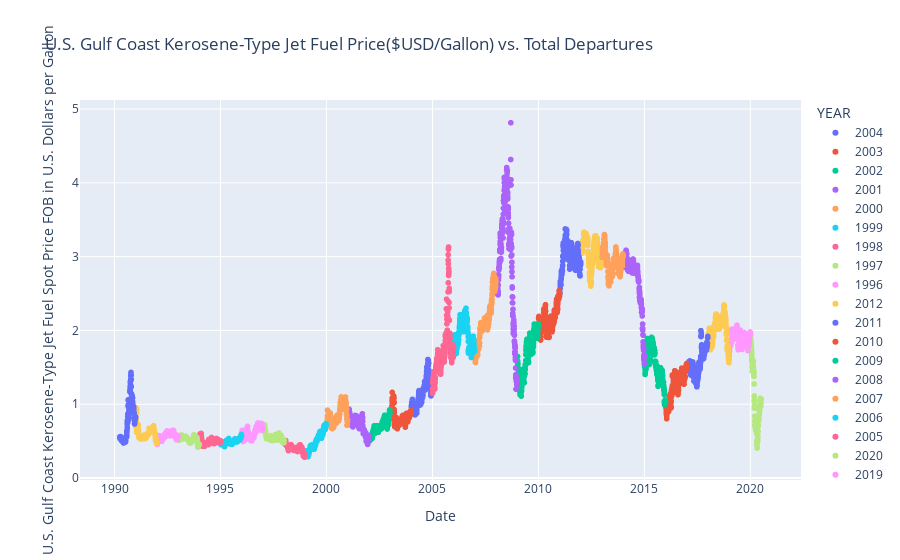

Notebook code for this chart:
### Code cell
# FUEL PRICES BY YEAR
fig3 = px.scatter(df_time, x='Date',
                 y='U.S. Gulf Coast Kerosene-Type Jet Fuel Spot Price FOB in U.S. Dollars per Gallon', title='U.S. Gulf Coast Kerosene-Type Jet Fuel Price($USD/Gallon) vs. Total Departures',
                color='YEAR')

fig3.show()

### Figure 1 — Plotly figure (JSON) as saved in the notebook; plotly's stock layout.template omitted (floating-point values rounded to 4 significant figures; data arrays with more than 128 entries replaced by an {"elided": "..."} marker saying what was removed)
{"data": [{"hovertemplate": "YEAR=2004<br>Date=%{x}<br>U.S. Gulf Coast Kerosene-Type Jet Fuel Spot Price FOB in U.S. Dollars per Gallon=%{y}<extra></extra>", "legendgroup": "2004", "marker": {"color": "#636efa", "symbol": "circle"}, "mode": "markers", "name": "2004", "showlegend": true, "type": "scattergl", "x": {"elided": "249 str values"}, "xaxis": "x", "y": {"elided": "249 float values"}, "yaxis": "y"}, {"hovertemplate": "YEAR=2003<br>Date=%{x}<br>U.S. Gulf Coast Kerosene-Type Jet Fuel Spot Price FOB in U.S. Dollars per Gallon=%{y}<extra></extra>", "legendgroup": "2003", "marker": {"color": "#EF553B", "symbol": "circle"}, "mode": "markers", "name": "2003", "showlegend": true, "type": "scattergl", "x": {"elided": "250 str values"}, "xaxis": "x", "y": {"elided": "250 float values"}, "yaxis": "y"}, {"hovertemplate": "YEAR=2002<br>Date=%{x}<br>U.S. Gulf Coast Kerosene-Type Jet Fuel Spot Price FOB in U.S. Dollars per Gallon=%{y}<extra></extra>", "legendgroup": "2002", "marker": {"color": "#00cc96", "symbol": "circle"}, "mode": "markers", "name": "2002", "showlegend": true, "type": "scattergl", "x": {"elided": "250 str values"}, "xaxis": "x", "y": {"elided": "250 float values"}, "yaxis": "y"}, {"hovertemplate": "YEAR=2001<br>Date=%{x}<br>U.S. Gulf Coast Kerosene-Type Jet Fuel Spot Price FOB in U.S. Dollars per Gallon=%{y}<extra></extra>", "legendgroup": "2001", "marker": {"color": "#ab63fa", "symbol": "circle"}, "mode": "markers", "name": "2001", "showlegend": true, "type": "scattergl", "x": {"elided": "250 str values"}, "xaxis": "x", "y": {"elided": "250 float values"}, "yaxis": "y"}, {"hovertemplate": "YEAR=2000<br>Date=%{x}<br>U.S. Gulf Coast Kerosene-Type Jet Fuel Spot Price FOB in U.S. Dollars per Gallon=%{y}<extra></extra>", "legendgroup": "2000", "marker": {"color": "#FFA15A", "symbol": "circle"}, "mode": "markers", "name": "2000", "showlegend": true, "type": "scattergl", "x": {"elided": "250 str values"}, "xaxis": "x", "y": {"elided": "250 float values"}, "yaxis": "y"}, {"hovertemplate": "YEAR=1999<br>Date=%{x}<br>U.S. Gulf Coast Kerosene-Type Jet Fuel Spot Price FOB in U.S. Dollars per Gallon=%{y}<extra></extra>", "legendgroup": "1999", "marker": {"color": "#19d3f3", "symbol": "circle"}, "mode": "markers", "name": "1999", "showlegend": true, "type": "scattergl", "x": {"elided": "249 str values"}, "xaxis": "x", "y": {"elided": "249 float values"}, "yaxis": "y"}, {"hovertemplate": "YEAR=1998<br>Date=%{x}<br>U.S. Gulf Coast Kerosene-Type Jet Fuel Spot Price FOB in U.S. Dollars per Gallon=%{y}<extra></extra>", "legendgroup": "1998", "marker": {"color": "#FF6692", "symbol": "circle"}, "mode": "markers", "name": "1998", "showlegend": true, "type": "scattergl", "x": {"elided": "251 str values"}, "xaxis": "x", "y": {"elided": "251 float values"}, "yaxis": "y"}, {"hovertemplate": "YEAR=1997<br>Date=%{x}<br>U.S. Gulf Coast Kerosene-Type Jet Fuel Spot Price FOB in U.S. Dollars per Gallon=%{y}<extra></extra>", "legendgroup": "1997", "marker": {"color": "#B6E880", "symbol": "circle"}, "mode": "markers", "name": "1997", "showlegend": true, "type": "scattergl", "x": {"elided": "252 str values"}, "xaxis": "x", "y": {"elided": "252 float values"}, "yaxis": "y"}, {"hovertemplate": "YEAR=1996<br>Date=%{x}<br>U.S. Gulf Coast Kerosene-Type Jet Fuel Spot Price FOB in U.S. Dollars per Gallon=%{y}<extra></extra>", "legendgroup": "1996", "marker": {"color": "#FF97FF", "symbol": "circle"}, "mode": "markers", "name": "1996", "showlegend": true, "type": "scattergl", "x": {"elided": "254 str values"}, "xaxis": "x", "y": {"elided": "254 float values"}, "yaxis": "y"}, {"hovertemplate": "YEAR=2012<br>Date=%{x}<br>U.S. Gulf Coast Kerosene-Type Jet Fuel Spot Price FOB in U.S. Dollars per Gallon=%{y}<extra></extra>", "legendgroup": "2012", "marker": {"color": "#FECB52", "symbol": "circle"}, "mode": "markers", "name": "2012", "showlegend": true, "type": "scattergl", "x": {"elided": "252 str values"}, "xaxis": "x", "y": {"elided": "252 float values"}, "yaxis": "y"}, {"hovertemplate": "YEAR=2011<br>Date=%{x}<br>U.S. Gulf Coast Kerosene-Type Jet Fuel Spot Price FOB in U.S. Dollars per Gallon=%{y}<extra></extra>", "legendgroup": "2011", "marker": {"color": "#636efa", "symbol": "circle"}, "mode": "markers", "name": "2011", "showlegend": true, "type": "scattergl", "x": {"elided": "252 str values"}, "xaxis": "x", "y": {"elided": "252 float values"}, "yaxis": "y"}, {"hovertemplate": "YEAR=2010<br>Date=%{x}<br>U.S. Gulf Coast Kerosene-Type Jet Fuel Spot Price FOB in U.S. Dollars per Gallon=%{y}<extra></extra>", "legendgroup": "2010", "marker": {"color": "#EF553B", "symbol": "circle"}, "mode": "markers", "name": "2010", "showlegend": true, "type": "scattergl", "x": {"elided": "251 str values"}, "xaxis": "x", "y": {"elided": "251 float values"}, "yaxis": "y"}, {"hovertemplate": "YEAR=2009<br>Date=%{x}<br>U.S. Gulf Coast Kerosene-Type Jet Fuel Spot Price FOB in U.S. Dollars per Gallon=%{y}<extra></extra>", "legendgroup": "2009", "marker": {"color": "#00cc96", "symbol": "circle"}, "mode": "markers", "name": "2009", "showlegend": true, "type": "scattergl", "x": {"elided": "252 str values"}, "xaxis": "x", "y": {"elided": "252 float values"}, "yaxis": "y"}, {"hovertemplate": "YEAR=2008<br>Date=%{x}<br>U.S. Gulf Coast Kerosene-Type Jet Fuel Spot Price FOB in U.S. Dollars per Gallon=%{y}<extra></extra>", "legendgroup": "2008", "marker": {"color": "#ab63fa", "symbol": "circle"}, "mode": "markers", "name": "2008", "showlegend": true, "type": "scattergl", "x": {"elided": "253 str values"}, "xaxis": "x", "y": {"elided": "253 float values"}, "yaxis": "y"}, {"hovertemplate": "YEAR=2007<br>Date=%{x}<br>U.S. Gulf Coast Kerosene-Type Jet Fuel Spot Price FOB in U.S. Dollars per Gallon=%{y}<extra></extra>", "legendgroup": "2007", "marker": {"color": "#FFA15A", "symbol": "circle"}, "mode": "markers", "name": "2007", "showlegend": true, "type": "scattergl", "x": {"elided": "252 str values"}, "xaxis": "x", "y": {"elided": "252 float values"}, "yaxis": "y"}, {"hovertemplate": "YEAR=2006<br>Date=%{x}<br>U.S. Gulf Coast Kerosene-Type Jet Fuel Spot Price FOB in U.S. Dollars per Gallon=%{y}<extra></extra>", "legendgroup": "2006", "marker": {"color": "#19d3f3", "symbol": "circle"}, "mode": "markers", "name": "2006", "showlegend": true, "type": "scattergl", "x": {"elided": "249 str values"}, "xaxis": "x", "y": {"elided": "249 float values"}, "yaxis": "y"}, {"hovertemplate": "YEAR=2005<br>Date=%{x}<br>U.S. Gulf Coast Kerosene-Type Jet Fuel Spot Price FOB in U.S. Dollars per Gallon=%{y}<extra></extra>", "legendgroup": "2005", "marker": {"color": "#FF6692", "symbol": "circle"}, "mode": "markers", "name": "2005", "showlegend": true, "type": "scattergl", "x": {"elided": "251 str values"}, "xaxis": "x", "y": {"elided": "251 float values"}, "yaxis": "y"}, {"hovertemplate": "YEAR=2020<br>Date=%{x}<br>U.S. Gulf Coast Kerosene-Type Jet Fuel Spot Price FOB in U.S. Dollars per Gallon=%{y}<extra></extra>", "legendgroup": "2020", "marker": {"color": "#B6E880", "symbol": "circle"}, "mode": "markers", "name": "2020", "showlegend": true, "type": "scattergl", "x": {"elided": "131 str values"}, "xaxis": "x", "y": {"elided": "131 float values"}, "yaxis": "y"}, {"hovertemplate": "YEAR=2019<br>Date=%{x}<br>U.S. Gulf Coast Kerosene-Type Jet Fuel Spot Price FOB in U.S. Dollars per Gallon=%{y}<extra></extra>", "legendgroup": "2019", "marker": {"color": "#FF97FF", "symbol": "circle"}, "mode": "markers", "name": "2019", "showlegend": true, "type": "scattergl", "x": {"elided": "260 str values"}, "xaxis": "x", "y": {"elided": "260 float values"}, "yaxis": "y"}, {"hovertemplate": "YEAR=2018<br>Date=%{x}<br>U.S. Gulf Coast Kerosene-Type Jet Fuel Spot Price FOB in U.S. Dollars per Gallon=%{y}<extra></extra>", "legendgroup": "2018", "marker": {"color": "#FECB52", "symbol": "circle"}, "mode": "markers", "name": "2018", "showlegend": true, "type": "scattergl", "x": {"elided": "251 str values"}, "xaxis": "x", "y": {"elided": "251 float values"}, "yaxis": "y"}, {"hovertemplate": "YEAR=2017<br>Date=%{x}<br>U.S. Gulf Coast Kerosene-Type Jet Fuel Spot Price FOB in U.S. Dollars per Gallon=%{y}<extra></extra>", "legendgroup": "2017", "marker": {"color": "#636efa", "symbol": "circle"}, "mode": "markers", "name": "2017", "showlegend": true, "type": "scattergl", "x": {"elided": "251 str values"}, "xaxis": "x", "y": {"elided": "251 float values"}, "yaxis": "y"}, {"hovertemplate": "YEAR=2016<br>Date=%{x}<br>U.S. Gulf Coast Kerosene-Type Jet Fuel Spot Price FOB in U.S. Dollars per Gallon=%{y}<extra></extra>", "legendgroup": "2016", "marker": {"color": "#EF553B", "symbol": "circle"}, "mode": "markers", "name": "2016", "showlegend": true, "type": "scattergl", "x": {"elided": "254 str values"}, "xaxis": "x", "y": {"elided": "254 float values"}, "yaxis": "y"}, {"hovertemplate": "YEAR=2015<br>Date=%{x}<br>U.S. Gulf Coast Kerosene-Type Jet Fuel Spot Price FOB in U.S. Dollars per Gallon=%{y}<extra></extra>", "legendgroup": "2015", "marker": {"color": "#00cc96", "symbol": "circle"}, "mode": "markers", "name": "2015", "showlegend": true, "type": "scattergl", "x": {"elided": "255 str values"}, "xaxis": "x", "y": {"elided": "255 float values"}, "yaxis": "y"}, {"hovertemplate": "YEAR=2014<br>Date=%{x}<br>U.S. Gulf Coast Kerosene-Type Jet Fuel Spot Price FOB in U.S. Dollars per Gallon=%{y}<extra></extra>", "legendgroup": "2014", "marker": {"color": "#ab63fa", "symbol": "circle"}, "mode": "markers", "name": "2014", "showlegend": true, "type": "scattergl", "x": {"elided": "249 str values"}, "xaxis": "x", "y": {"elided": "249 float values"}, "yaxis": "y"}, {"hovertemplate": "YEAR=2013<br>Date=%{x}<br>U.S. Gulf Coast Kerosene-Type Jet Fuel Spot Price FOB in U.S. Dollars per Gallon=%{y}<extra></extra>", "legendgroup": "2013", "marker": {"color": "#FFA15A", "symbol": "circle"}, "mode": "markers", "name": "2013", "showlegend": true, "type": "scattergl", "x": {"elided": "252 str values"}, "xaxis": "x", "y": {"elided": "252 float values"}, "yaxis": "y"}, {"hovertemplate": "YEAR=1995<br>Date=%{x}<br>U.S. Gulf Coast Kerosene-Type Jet Fuel Spot Price FOB in U.S. Dollars per Gallon=%{y}<extra></extra>", "legendgroup": "1995", "marker": {"color": "#19d3f3", "symbol": "circle"}, "mode": "markers", "name": "1995", "showlegend": true, "type": "scattergl", "x": {"elided": "251 str values"}, "xaxis": "x", "y": {"elided": "251 float values"}, "yaxis": "y"}, {"hovertemplate": "YEAR=1994<br>Date=%{x}<br>U.S. Gulf Coast Kerosene-Type Jet Fuel Spot Price FOB in U.S. Dollars per Gallon=%{y}<extra></extra>", "legendgroup": "1994", "marker": {"color": "#FF6692", "symbol": "circle"}, "mode": "markers", "name": "1994", "showlegend": true, "type": "scattergl", "x": {"elided": "252 str values"}, "xaxis": "x", "y": {"elided": "252 float values"}, "yaxis": "y"}, {"hovertemplate": "YEAR=1993<br>Date=%{x}<br>U.S. Gulf Coast Kerosene-Type Jet Fuel Spot Price FOB in U.S. Dollars per Gallon=%{y}<extra></extra>", "legendgroup": "1993", "marker": {"color": "#B6E880", "symbol": "circle"}, "mode": "markers", "name": "1993", "showlegend": true, "type": "scattergl", "x": {"elided": "249 str values"}, "xaxis": "x", "y": {"elided": "249 float values"}, "yaxis": "y"}, {"hovertemplate": "YEAR=1992<br>Date=%{x}<br>U.S. Gulf Coast Kerosene-Type Jet Fuel Spot Price FOB in U.S. Dollars per Gallon=%{y}<extra></extra>", "legendgroup": "1992", "marker": {"color": "#FF97FF", "symbol": "circle"}, "mode": "markers", "name": "1992", "showlegend": true, "type": "scattergl", "x": {"elided": "257 str values"}, "xaxis": "x", "y": {"elided": "257 float values"}, "yaxis": "y"}, {"hovertemplate": "YEAR=1991<br>Date=%{x}<br>U.S. Gulf Coast Kerosene-Type Jet Fuel Spot Price FOB in U.S. Dollars per Gallon=%{y}<extra></extra>", "legendgroup": "1991", "marker": {"color": "#FECB52", "symbol": "circle"}, "mode": "markers", "name": "1991", "showlegend": true, "type": "scattergl", "x": {"elided": "257 str values"}, "xaxis": "x", "y": {"elided": "257 float values"}, "yaxis": "y"}, {"hovertemplate": "YEAR=1990<br>Date=%{x}<br>U.S. Gulf Coast Kerosene-Type Jet Fuel Spot Price FOB in U.S. Dollars per Gallon=%{y}<extra></extra>", "legendgroup": "1990", "marker": {"color": "#636efa", "symbol": "circle"}, "mode": "markers", "name": "1990", "showlegend": true, "type": "scattergl", "x": {"elided": "190 str values"}, "xaxis": "x", "y": {"elided": "190 float values"}, "yaxis": "y"}], "layout": {"legend": {"title": {"text": "YEAR"}, "tracegroupgap": 0}, "title": {"text": "U.S. Gulf Coast Kerosene-Type Jet Fuel Price($USD/Gallon) vs. Total Departures"}, "xaxis": {"anchor": "y", "domain": [0, 1], "title": {"text": "Date"}}, "yaxis": {"anchor": "x", "domain": [0, 1], "title": {"text": "U.S. Gulf Coast Kerosene-Type Jet Fuel Spot Price FOB in U.S. Dollars per Gallon"}}}}
